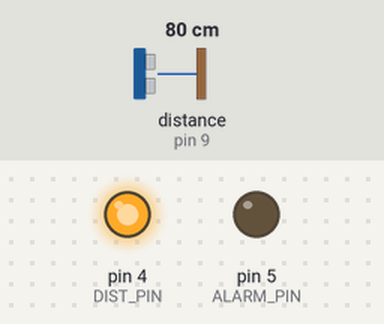
Simulated run of this sketch. Board: Arduino Uno, built with avr-gcc and run on an emulated ATmega328P. On the bench: output pins drawn as LEDs (lit = HIGH). Wiring (inferred from the names in the program): ultrasonic range finder: trigger pin 6; echo pin 9. Inputs (shaded band) come from the test bench; at power-on: distance to the obstacle (sensor on pin 9) 80 cm. The echo pulse lasts 58.3 µs per cm; pins used as bus, display or sensor lines are not drawn.

Above: at 1.2 s.
1.3 s: distance to the obstacle (sensor on pin 9) set to 24 cm
2.8 s: distance to the obstacle (sensor on pin 9) set to 20 cm
At 3.6 s:
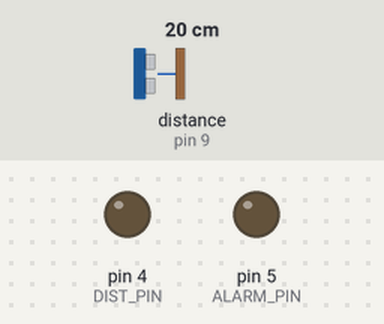
7.4 s: distance to the obstacle (sensor on pin 9) set to 35 cm
At 8.7 s:
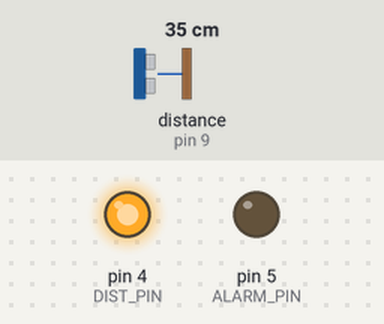
9.0 s: distance to the obstacle (sensor on pin 9) set to 2 cm
At 10.0 s:
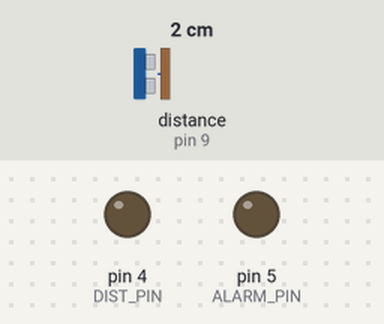
Timing chart, 0 to 11.6 s (numbered marks = the images above; inputs shaded):
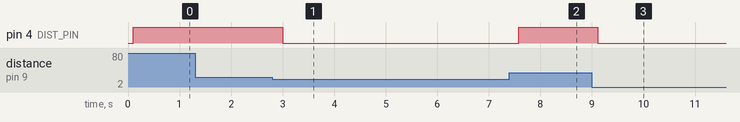

The sketch:

Alarm_Btl_Dist.ino
```cpp
/*
 Name:		Alarm_Btl_Dist.ino
 Created:	4/4/2016 9:56:37 AM
 Author:	Phan Vu Hoang
 Editor:	http://www.visualmicro.com
*/

#include <SoftwareSerial.h>
#include "Alarm_Btl_DistLib.h"

//====définir les pins à utiliser====//

// bluetooth module tx, rx pins
#define TX_PIN		7
#define RX_PIN		8

// capteur de distance trigger et echo pins
#define TRIG_PIN	6
#define ECHO_PIN	9

// communication pins avec la carte Galileo
#define ALARM_PIN	5
#define DIST_PIN	4

//===================================//

// distance max à déclancher l'alarme
#define MAX_DIST    20.0

// définir le mot de passe pour désactiver l'alarme
const String password = "1234";
const int passwordLen = 4;

// initialiser la communication sériale et le capteur de distance
SoftwareSerial bltSerial(RX_PIN, TX_PIN);
CaptDist capDist(TRIG_PIN, ECHO_PIN);

// variables pour la communication
char recv;
String data = "";
bool pwCorrect = false;

/**
	Initialiser les pins et la communication sériale

	@param  aucun
	@return void
*/
void setup() {
	Serial.begin(9600);
	pinMode(ALARM_PIN, OUTPUT);
	digitalWrite(ALARM_PIN, LOW);
	pinMode(DIST_PIN, OUTPUT);
	pinMode(RX_PIN, INPUT);
	pinMode(TX_PIN, OUTPUT);
	bltSerial.begin(9600);
	bltSerial.flush();
}

/**
    Envoyer une pulse de 100ms sur un pin

	@param  aucun
	@return void
*/
void sendPulse(int pin) {
	digitalWrite(pin, HIGH);
	delay(100);
	digitalWrite(pin, LOW);
	Serial.println("Pulse sent");
}

/**
    Vérifier le mot de passe reçu par le module bluetooth
	Le mot de passe ne contient que <passwordLen> caratères
	La vérification sera fait quand le module reçoit le caractère 'Z' <=> bouton <Submit>

	@param  aucun
	@return void
*/
void checkPw() {
	if (bltSerial.available()) {
		recv = bltSerial.read();
		if (recv == 'Z') {
			Serial.println("Submit");
			pwCorrect = (data == password);
			if (pwCorrect) sendPulse(ALARM_PIN);
			pwCorrect ? Serial.println("Password correct!") : Serial.println("Password incorrect");
			data = "";
		}
		else {
			if (data.length() >= passwordLen) data = "";
			data += recv;
			Serial.println(data);
		}
	}
}

/**
	Boucle infinie, on va vérifier la distance capturée et le mot de passe régulièrement
	Si le mot de passe est correct, une pulse de 100ms sera envoyer vers la carte Galileo pour déactiver l'alarme
	Si la distance est supérieur au MAX_DIST, le pin DIST_PIN est activé en HIGH et donc déclanche l'alarme

	@param  aucun
	@return void
*/
void loop() {
	(capDist.getCm() > MAX_DIST) ? digitalWrite(DIST_PIN, HIGH) : digitalWrite(DIST_PIN, LOW);
	checkPw();
}
```

Alarm_Btl_DistLib.cpp
```cpp
/*
 Name:		Alarm_Btl_DistLib.cpp
 Created:	4/4/2016 9:56:37 AM
 Author:	Phan Vu Hoang
 Editor:	http://www.visualmicro.com
*/

#include "Alarm_Btl_DistLib.h"

CaptDist::CaptDist(int trigPin, int echoPin) {
	pinMode(trigPin, OUTPUT);
	pinMode(echoPin, INPUT);
	trig = trigPin;
	echo = echoPin;
}

long CaptDist::getRaw() {
	// envoyer un pulse de 15us pour déclancher la mesure
	digitalWrite(trig, LOW);
	delayMicroseconds(5);
	digitalWrite(trig, HIGH);
	delayMicroseconds(15);
	digitalWrite(trig, LOW);
	// mesurer la durée du pulse reçu
	long duration = pulseIn(echo, HIGH);
	delay(100);
	return duration;
}

long CaptDist::getCm() {
	// la durée du pulse est proportionnel à la distance
	return US_2_CM * CaptDist::getRaw();
}

CaptDist::~CaptDist() {
}
```

Alarm_Btl_DistLib.h
```cpp
/*
 Name:		Alarm_Btl_DistLib.h
 Created:	4/4/2016 9:56:37 AM
 Author:	Phan Vu Hoang
 Editor:	http://www.visualmicro.com
*/

#ifndef _Alarm_Btl_DistLib_h
#define _Alarm_Btl_DistLib_h

#if defined(ARDUINO) && ARDUINO >= 100
	#include "arduino.h"
#else
	#include "WProgram.h"
#endif

// constance pour convertir us => cm
#define US_2_CM	(1/58.2)

/**
	@brief API pour le capteur de distance, référence HC-SR04
*/
class CaptDist {
public:
	/**
		Constructeur qui initialise les deux pins trigger et echo du capteur

		@param trigPin output pin pour déclancher le capteur
		@param echoPin input pin pour recevoir la réponse
	*/
	CaptDist(int trigPin, int echoPin);

	/**
		Recupérer la valeur brute en microseconde

		@param  aucun
		@return la durée en microseconde du pulse reçu par l'echo pin
	*/
	long getRaw();

	/**
	Recupérer la distance capturée en cm

	@param  aucun
	@return la distance en cm
	*/
	long getCm();
	/**
		Déstructeur
	*/
	~CaptDist();
private:
	int trig;
	int echo;
};

#endif
```

Measured:
- the behaviour switches between 22 and 21 cm on distance to the obstacle (sensor on pin 9) (found by bisection; images 0 and 1)
- after the input at 1.3 s, every drawn part: stays the same
- after the input at 2.8 s, pin 4 (DIST_PIN): HIGH → LOW after 0.20 s
- after the input at 7.4 s, pin 4 (DIST_PIN): LOW → HIGH after 0.18 s
- after the input at 9.0 s, pin 4 (DIST_PIN): HIGH → LOW after 0.11 s
